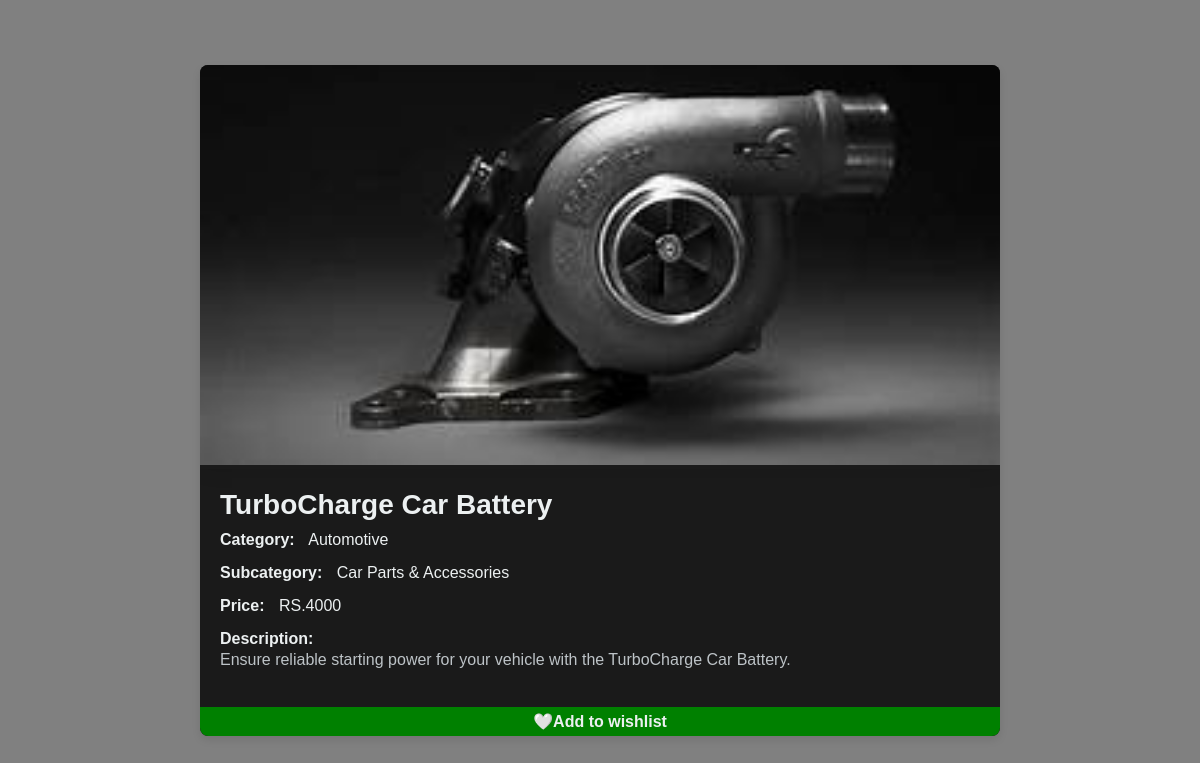
/viewproduct/42/ (signed in), run on the app's committed database.
### ecommerceapp/models.py (models this page shows, shortened)
class Product(models.Model):
    product_id = models.AutoField
    product_name = models.CharField(max_length=100)
    category = models.CharField(max_length=100, default="")
    subcategory = models.CharField(max_length=50, default="")
    price = models.IntegerField(default=0)
    desc = models.CharField(max_length=300)
    image = models.ImageField(upload_to='images/images')

### ecommerceapp/views.py (the view)
# urls.py: path('viewproduct/<id>/',views.viewproduct,name='viewproduct'),
def viewproduct(request,id):
    if not request.user.is_authenticated:
        return redirect('/auth/login')
    product=Product.objects.get(pk=id);
    qset=WishList.objects.filter(product=Product.objects.get(pk=id),user=request.user)
    print(len(qset))
    boolean=False
    if len(qset)!=0:
        boolean=True
        print("True")
    return render(request,'viewproduct.html',{'product':product,'boolean':boolean})

### templates/viewproduct.html (shortened to what this page needs)
<!DOCTYPE html>
<html lang="en">
<head>
</head>
<body>
<div class="container">
    <div class="product-card">
        <div class="product-image">
            <img src="{{ product.image.url }}" alt="{{ product.product_name }}">
        </div>
        <div class="product-info">
            <h1>{{ product.product_name }}</h1>
            <div class="info-item">
                <span class="info-label">Category:</span>
                <span>{{ product.category }}</span>
            </div>
            <div class="info-item">
                <span class="info-label">Subcategory:</span>
                <span>{{ product.subcategory }}</span>
            </div>
            <div class="info-item">
                <span class="info-label">Price:</span>
                <span>RS.{{ product.price }}</span>
            </div>
            <div class="info-item">
                <span class="info-label">Description:</span>
                <p>{{ product.desc }}</p>
            </div>
        </div>
    </div>
    <div class="wishlist-container">
        {% if boolean %}
            <a href="{% url "remove_from_wishlist" product.id %}">
                ❤️Remove from wishlist
            </a>
        {% else %}
            <a href="{% url "add_to_wishlist" product.id %}">
                🤍Add to wishlist
            </a>
        {% endif %}
    </div>
</div>
</body>
</html>

### data on the page
Product: image (picture), product_name "TurboCharge Car Battery", category "Automotive", subcategory "Car Parts & Accessories", price "4000", desc "Ensure reliable starting power for your vehicle with the TurboCharge Car Battery."
